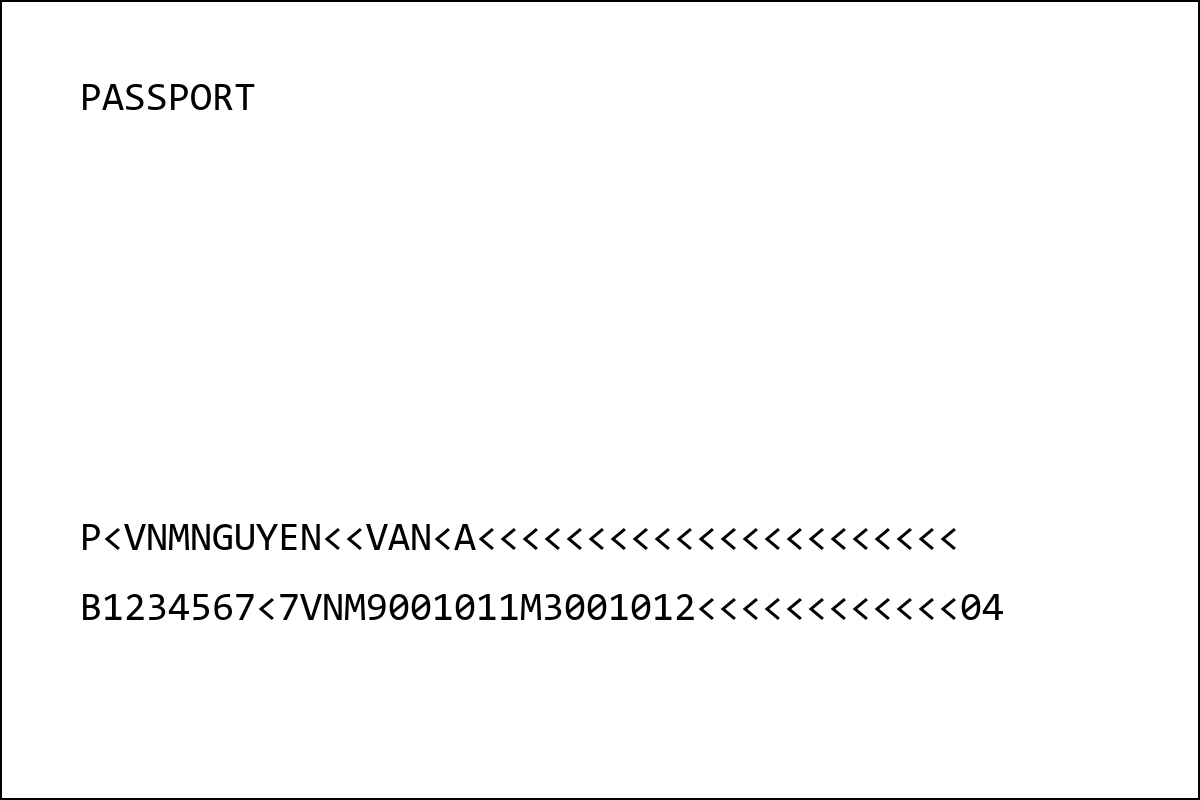
#> input picture sample_mrz.png, 1200 x 800 px
$ python -i generate_mrz_ocr_line2_dataset.py   (imports and definitions only)
#> lines starting #> are read from the running program, lines starting #| are printed output that depends on the picture; after the words box and inside, x2 and y2 are one past the last pixel; in counts of white or black regions, pixels touching at a corner belong together
#> further down, picture is the input picture: shape (800, 1200, 3); min 0, max 255, mean 249.2
from __future__ import annotations

import argparse
import importlib.util
import json
import os
from pathlib import Path
import subprocess
import sys
import tempfile
import time
from typing import Any

# Paddle 3.x on Windows CPU can enter a PIR/oneDNN path that fails for
# PaddleOCR orientation models. Set these before importing Paddle/PaddleOCR.
# [4 lines not run here, left out]

import cv2
import numpy as np

PROJECT_ROOT = Path(__file__).resolve().parents[1]
TOOLS_DIR = PROJECT_ROOT / "tools"
if str(PROJECT_ROOT) not in sys.path:
    sys.path.insert(0, str(PROJECT_ROOT))
if str(TOOLS_DIR) not in sys.path:
    sys.path.insert(0, str(TOOLS_DIR))

from generate_mrz_yolo_dataset import (  # noqa: E402
    build_ocr,
    env_float,
    env_int,
    env_value,
    line_mrz_likeness,
    read_env_file,
)
from generate_mrz_ocr_line_dataset import (  # noqa: E402
    ocr_rows_for_crop,
    select_mrz_line_rows,
)
from mrz_reader.db import connect, execute_sql_file  # noqa: E402
from mrz_reader.env_config import yolo_dataset_dir  # noqa: E402
from mrz_reader.mrz import normalize_mrz_text  # noqa: E402


# [21 lines left out: function maybe_reexec_with_paddle_python, not called in this run]


def resolve_base_dir(env: dict[str, str], key: str, default_path: Path) -> Path:
    return Path(env_value(env, key, str(default_path))).expanduser().resolve()


# [5 lines left out: function relative_to_base, not called in this run]


def row_to_dict(cursor: Any, row: Any) -> dict[str, Any]:
    columns = [column[0] for column in cursor.description]
    return dict(zip(columns, row))


def ensure_line2_schema() -> None:
    execute_sql_file(PROJECT_ROOT / "sql" / "create_mrz_ocr_line2_tables.sql")


# [70 lines left out: functions line2_ocr_env, fetch_approved_label_items, clamp_box, not called in this run]


def binarize_for_text(image: np.ndarray) -> np.ndarray:
    gray = cv2.cvtColor(image, cv2.COLOR_BGR2GRAY)
    gray = cv2.GaussianBlur(gray, (3, 3), 0)
    _, binary = cv2.threshold(gray, 0, 255, cv2.THRESH_BINARY_INV + cv2.THRESH_OTSU)
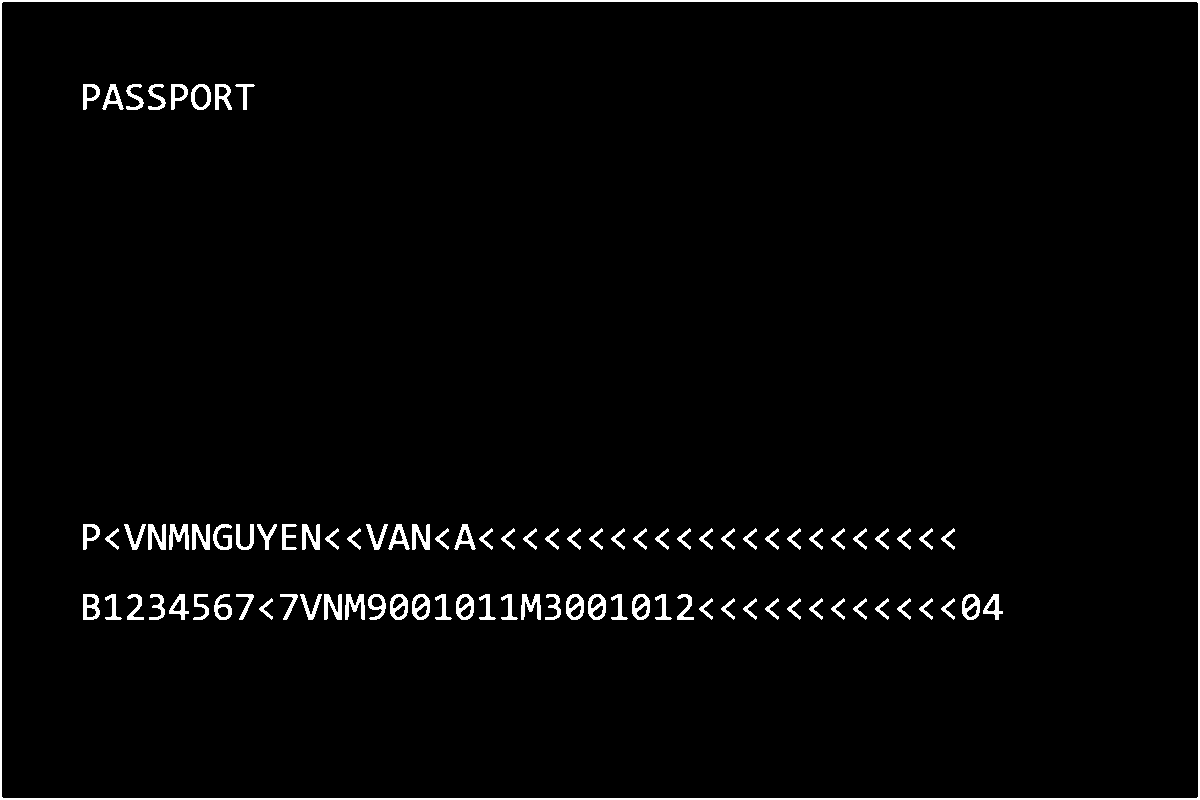
#> binary: shape (800, 1200); 2.4% white; 91 white regions, largest, box (x1, y1, x2, y2) and area: (0, 0, 1200, 800) 7988, (148, 524, 166, 550) 288, (192, 524, 210, 550) 288
    return binary


# [835 lines left out: functions normalize_min_area_angle, estimate_skew_angle, estimate_skew_angle_hough, estimate_skew_angle_components, rotate_image, deskew_crop and 18 more, not called in this run]


# [2 lines not run here, left out]

>>> import cv2
>>> picture = cv2.imread('../sample_mrz.png')
>>> result = binarize_for_text(picture)
